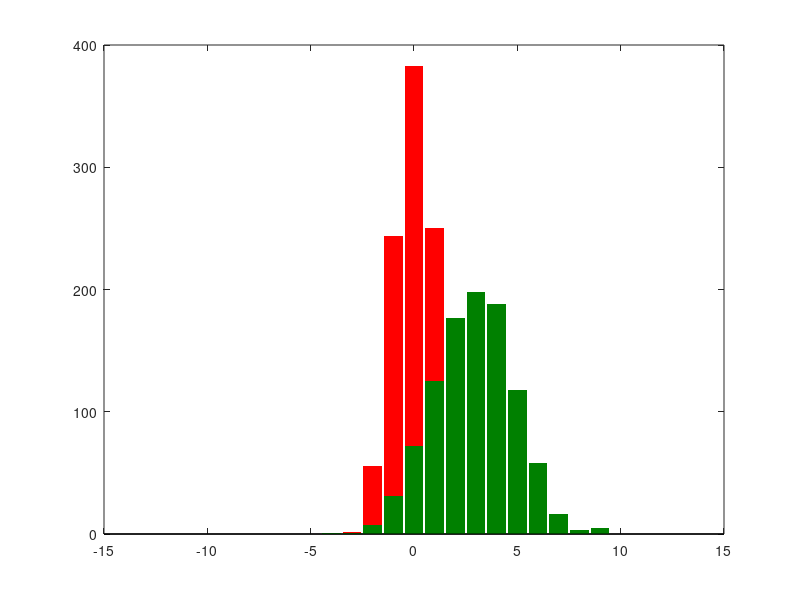

The MATLAB script that drew this image: (Note: this script raises an error after producing the figure.)
% transparent histogram
% http://desk.stinkpot.org:8080/tricks/index.php/2006/07/how-to-make-a-transparent-histogram-in-matlab/

clear all
close all
clc

data1 = randn(1,1000);
data2 = 3 + 2.*randn(1,1000);


figure(1); clf; hold on; box on;

n1 = hist(data1, -10:1:10);
bar(-10:1:10, n1, 0.9, 'FaceColor', 'r', 'edge', 'none'); hold on;

n2 = hist(data2, -10:1:10);
bar(-10:1:10, n2, 0.9, 'FaceColor', [0 0.5 0], 'edge', 'none');

% h = findobj(gca,'Type','patch');
% set(h, 'facealpha',0.75);
alpha(0.75);
xlim([-10 10]);
ylim([0 500]);
set(gca, 'layer', 'top');

% export_fig transparent_test
